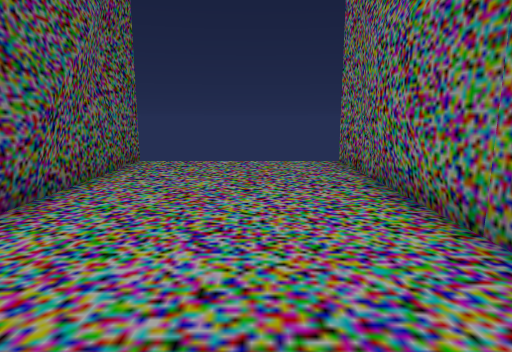
[1] (above)

16 first-person views from a walk through a Unity game level. The camera is 1.3 m above the floor, tilts 10° down and sees 75° across. The floor is counted in squares, 1 m on a side. Each view is taken from the middle of a square. On the plan, view 1 faces up. The plan holds only what a view shows up to about 14 squares ahead; the rest is blank. The player character is not drawn.

[2]
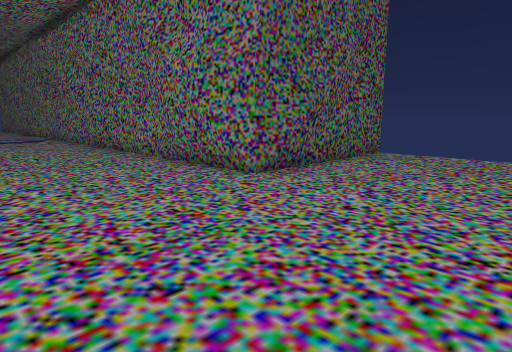

[3]
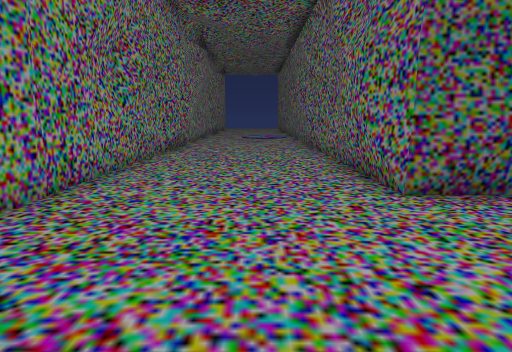

[4]
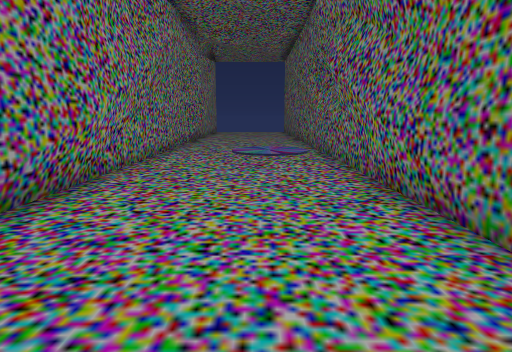

[5]
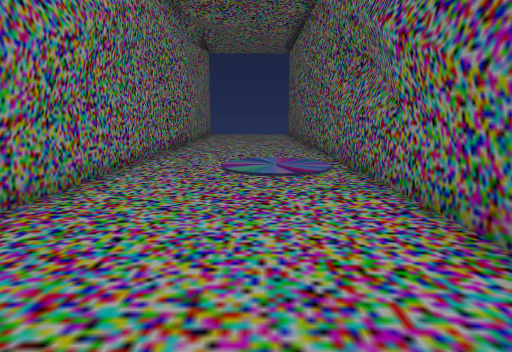

[6]
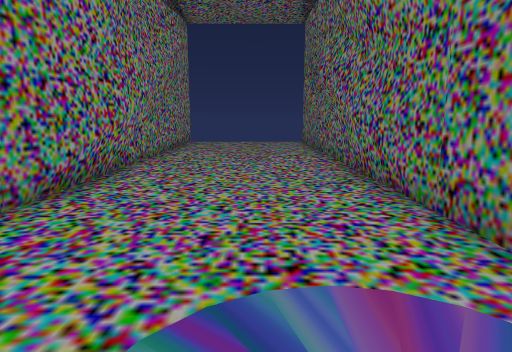

[7]
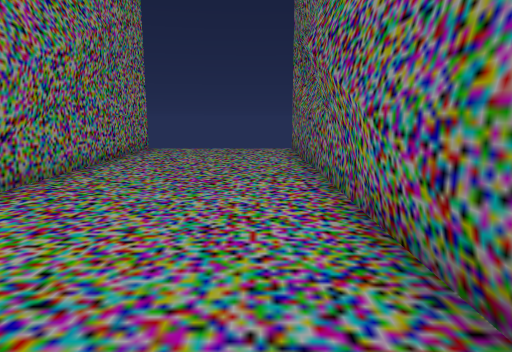

[8]
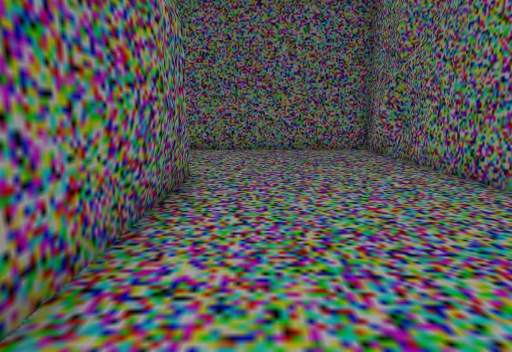

[9]
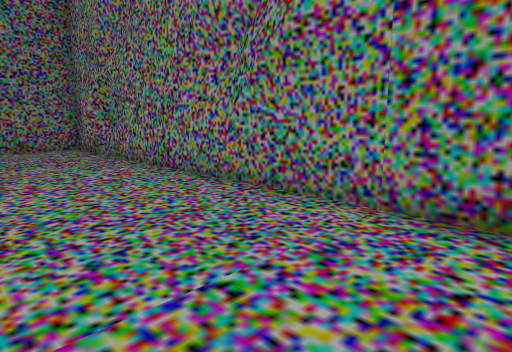

[10]
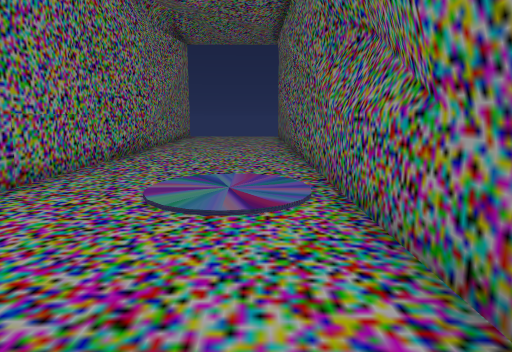

[11]
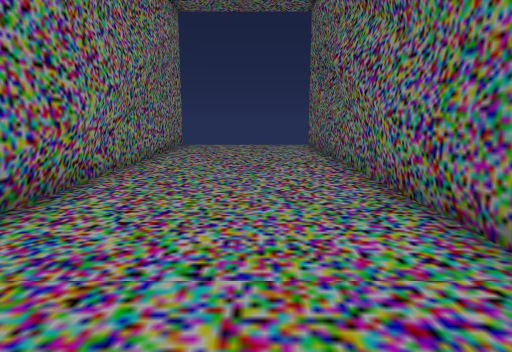

[12]
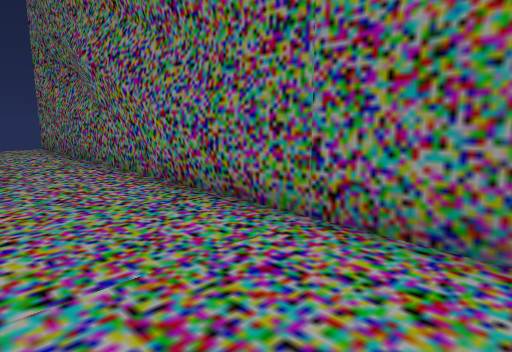

[13]
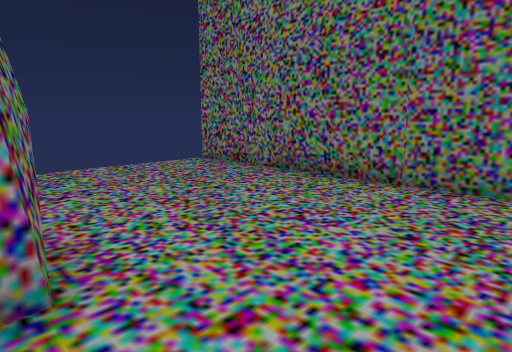

[14]
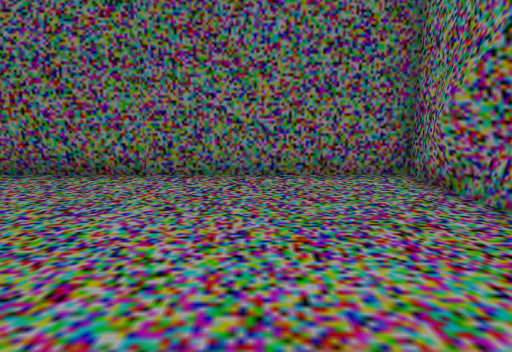

[15]
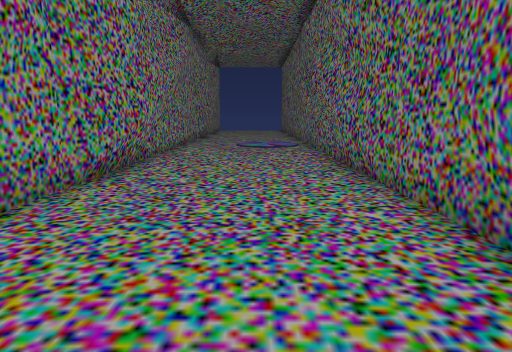

[16]
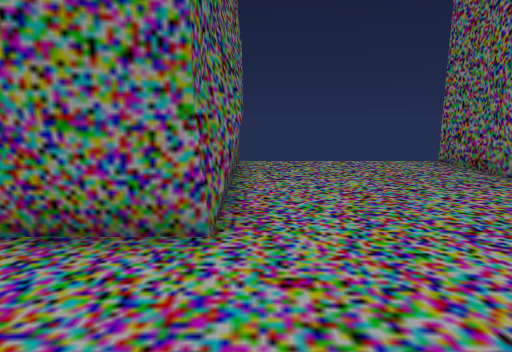

### Floor plan
Points are (right, up) in squares from view 1. A wall is a line through its corners. A room is listed if a view was taken in it or the views show most of it. See-through windows are left out.
Room 1 (views 1, 2, 3, 4, 5, 6, 7, 8, 9, 10, 11, 12, 13, 14, 15, 16)
walls: (-13.3, 3.3) (-14.2, 3.2); (-16.7, 3.4) (-17.6, 3.7); (-13.5, -2) (-9.9, -2.5); (-13.4, -2.1) (-12.6, -2.1); (-13.4, -2.3) (-11, -2.3); (-12.1, 3.3) (-16.8, 3.3); (-16.8, -2.4) (-13.3, -1.9); (-17.5, -2.7) (-16.7, -2.6); (-20.1, 3.6) (-21, 3.4); (-8.9, -2.5) (-8.4, -2.4); (-6.9, 3.5) (-37, 3.5); (-7.2, -2.4) (-6.7, -2.5); (-6.7, 3.2) (-8.4, 3.5); (-23.5, -2.5) (0.6, -2.5); (-5.5, -2.6) (-5, -2.5); (-25.5, 3.3) (-30.2, 3.3); (-4.4, 3.3) (-6.8, 3.3); (-3.6, 4) (-3.7, 3.6) (-5.2, 3.2); (-26.8, 3.3) (-27.7, 3.2); (-26.9, -2.1) (-26.1, -2.1); (-27, -2) (-23.4, -2.5); (-3.3, 5.2) (-3.3, 4.2); (-3.5, 6.7) (-3.2, 5.1) (-3.7, 3.6); (-27.6, -2.3) (-24.5, -2.3); (-1.8, -2.5) (-0.5, -2.8) (0.7, -2.1) (2.1, -2.5); (-3.5, 8.8) (-3.5, 8.3); (-3.5, 10) (-3.5, 5.8); (-0.6, -2.3) (1.5, -2.3); (-31, -2.5) (-26.8, -2); (1.8, -2.5) (2.5, -2.5) (2.5, 6.8); (2.3, 4.5) (2.3, 6.8); (2.5, 3.4) (2.3, 5.2); (2.3, 6.7) (2.7, 8.4); (2.5, 7) (2.5, 10); (-33.6, 3.6) (-34.4, 3.5); (-37, -2.5) (-27.4, -2.5)
low walls: (-15.8, -2.5) (-13.3, -2.2); (-4.1, 3.5) (-6.8, 3.5); (-3.5, 5.2) (-3.5, 4.1); (-26.9, -2.5) (-24.5, -2.5); (-27.4, -2.5) (-26.9, -2.4); (-29, -2.5) (-26.8, -2.2); (0.2, -2.7) (0.8, -2.4); (0.8, -2.5) (1.5, -2.5)

Where each view was taken, in squares from view 1:
view 1: 0 up, 0 right, facing up
view 2: 2 down, 2 right, facing up-left
view 3: 1 up, 2 right, facing left
view 4: 1 up, 7 left, facing left
view 5: 1 up, 11 left, facing left
view 6: 1 up, 19 left, facing left
view 7: 2 up, 23 left, facing left
view 8: 2 up, 11 left, facing right
view 9: 2 up, 12 left, facing down-right
view 10: 2 up, 14 left, facing left
view 11: 1 up, 21 left, facing left
view 12: 0 up, 21 left, facing up-left
view 13: 1 up, 4 left, facing up-right
view 14: 1 up, 5 left, facing right
view 15: 1 up, 4 left, facing left
view 16: 0 up, 3 left, facing up
